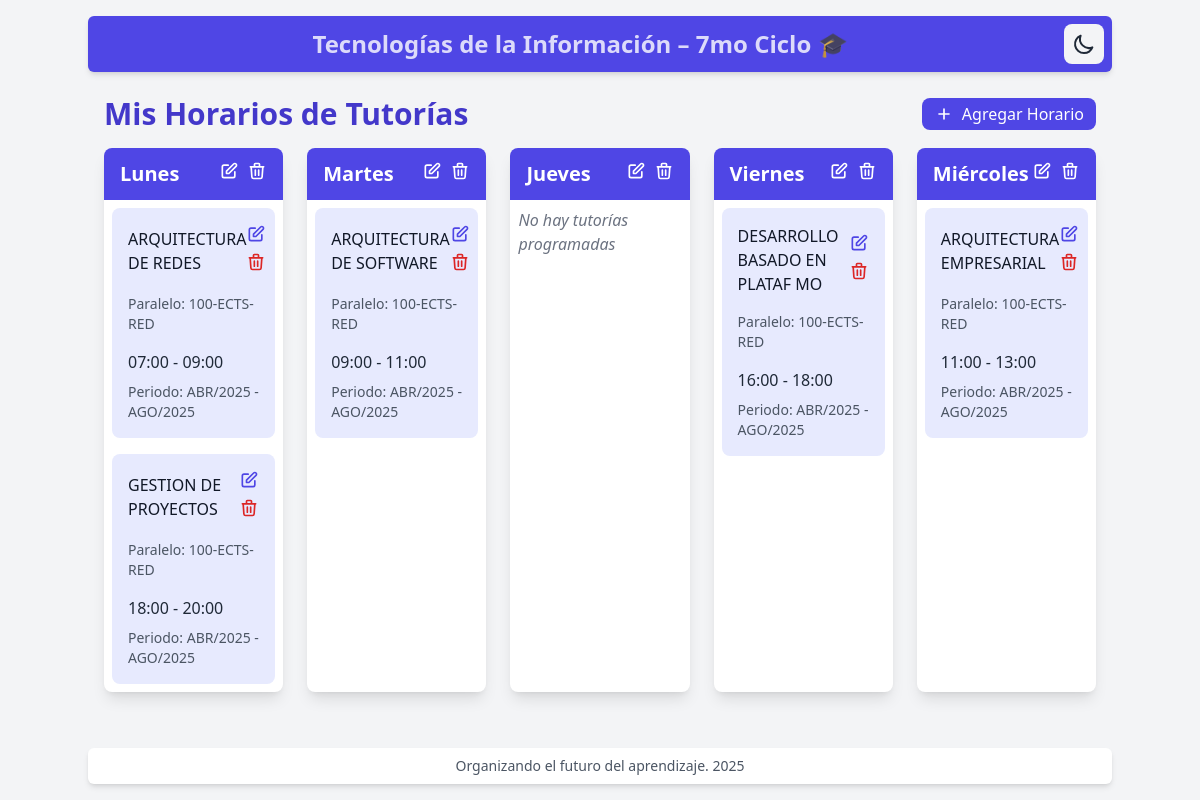
The app's page /, older data.
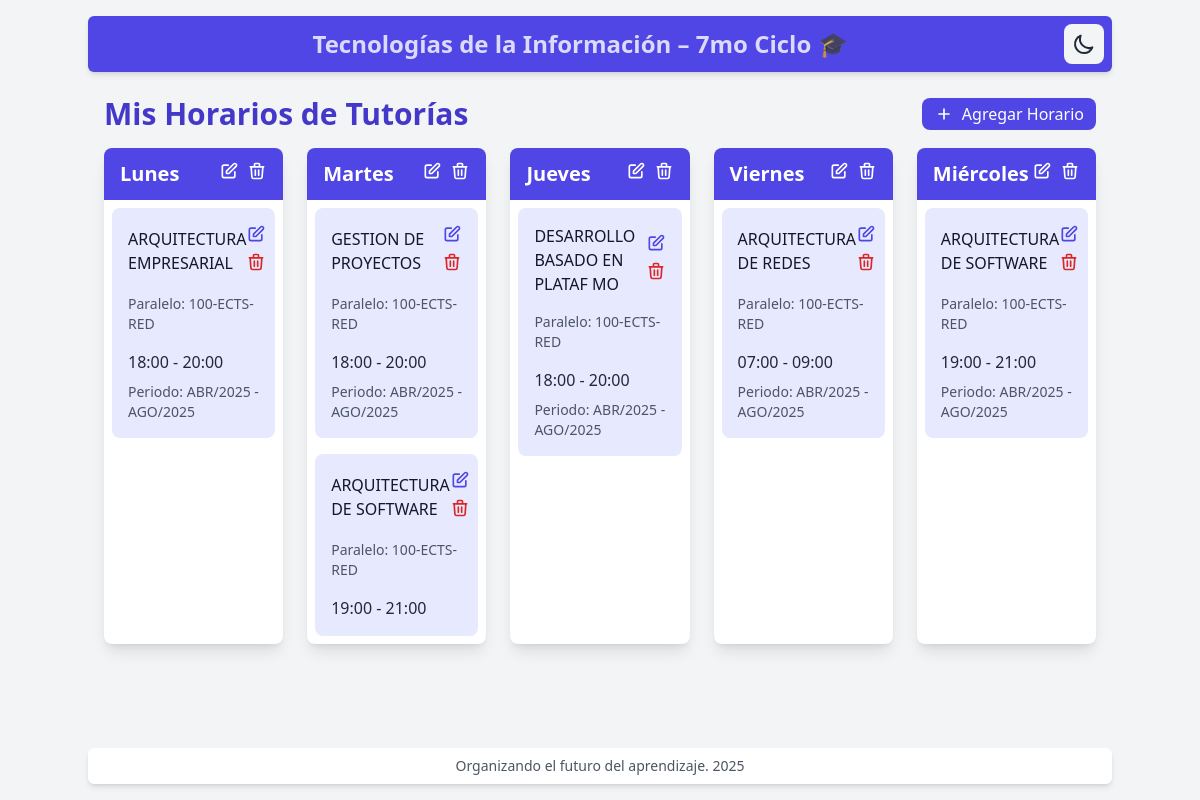
The same page, newer data.
### horarios/models.py (models this page shows, shortened)
class DiaSemana(models.Model):
    nombre = models.CharField(max_length=10, unique=True)  # Lunes, Martes, etc.
    orden = models.PositiveSmallIntegerField(default=1, verbose_name="Orden")
    class Meta:
        verbose_name = "Día de la Semana"
        verbose_name_plural = "Días de la Semana"

class HorarioTutoria(models.Model):
    materia = models.CharField(max_length=100, default='Sin materia')
    paralelo = models.CharField(max_length=50, blank=True, null=True, verbose_name="Paralelo")
    dia = models.ForeignKey(DiaSemana, on_delete=models.CASCADE)
    hora_inicio = models.TimeField()
    hora_fin = models.TimeField()
    notas = models.TextField(blank=True, null=True, verbose_name="Notas (Opcional)")
    url_curso = models.CharField(max_length=300, blank=True, null=True, verbose_name="URL del Curso")
    ruta_local = models.CharField(max_length=500, blank=True, null=True, verbose_name="Ruta Local")
    class Meta:
        verbose_name = "Horario de Tutoría"
        verbose_name_plural = "Horarios de Tutorías"
        ordering = ['dia', 'hora_inicio']

### horarios/views.py (the view)
# urls.py: path('', views.HorariosListView.as_view(), name='lista_horarios'),
class HorariosListView(ListView):
    model = DiaSemana
    template_name = 'horarios/horarios_list.html'
    context_object_name = 'dias_semana'
    ordering = ['orden']  # Ahora ordena por el campo 'orden'
    def get_queryset(self):
        return DiaSemana.objects.all().order_by('orden')

### horarios/templates/horarios/horarios_list.html (shortened to what this page needs)
{% extends 'base.html' %} {% block content %}
<div class="container mx-auto px-2 py-0">
  <div class="flex justify-between items-center mb-4">
    <h1 class="text-3xl font-bold text-indigo-700 dark:text-indigo-400">Mis Horarios de Tutorías</h1>
    <a href="{% url 'horarios:agregar_horario' %}" class="bg-indigo-600 text-white px-3 py-1 rounded-lg hover:bg-indigo-700 dark:bg-indigo-700 dark:hover:bg-indigo-800 transition-colors flex items-center">
      <svg class="w-5 h-5 mr-2" fill="none" stroke="currentColor" viewBox="0 0 24 24">
        <path stroke-linecap="round" stroke-linejoin="round" stroke-width="2" d="M12 6v6m0 0v6m0-6h6m-6 0H6" />
      </svg>
      Agregar Horario
    </a>
  </div>
  <div class="grid grid-cols-1 md:grid-cols-5 gap-6">
    {% for dia in dias_semana %}
    <div class="bg-white dark:bg-dark-card rounded-lg shadow-lg overflow-hidden transition-colors">
      <div class="bg-indigo-600 dark:bg-indigo-800 px-4 py-3">
        <div class="flex justify-between items-center">
          <h2 class="text-xl font-semibold text-white">{{ dia.nombre }}</h2>
          <div class="flex space-x-2">
            <a href="{% url 'horarios:editar_dia' dia.id %}" class="text-white hover:text-gray-200 transition-colors" title="Editar día">
              <svg class="w-5 h-5" fill="none" stroke="currentColor" viewBox="0 0 24 24">
                <path stroke-linecap="round" stroke-linejoin="round" stroke-width="2" d="M11 5H6a2 2 0 00-2 2v11a2 2 0 002 2h11a2 2 0 002-2v-5m-1.414-9.414a2 2 0 112.828 2.828L11.828 15H9v-2.828l8.586-8.586z" />
              </svg>
            </a>
            <form method="post" action="{% url 'horarios:eliminar_dia' dia.id %}" class="inline" onsubmit="return confirm('¿Estás seguro de eliminar este día? No se podrá eliminar si tiene horarios asociados.');">
              <button type="submit" class="text-white hover:text-red-200 transition-colors" title="Eliminar día">
                <svg class="w-5 h-5" fill="none" stroke="currentColor" viewBox="0 0 24 24">
                  <path stroke-linecap="round" stroke-linejoin="round" stroke-width="2" d="M19 7l-.867 12.142A2 2 0 0116.138 21H7.862a2 2 0 01-1.995-1.858L5 7m5 4v6m4-6v6m1-10V4a1 1 0 00-1-1h-4a1 1 0 00-1 1v3M4 7h16" />
                </svg>
              </button>
            </form>
          </div>
        </div>
      </div>
      <div class="p-2">
        {% for horario in dia.horariotutoria_set.all %}
        <div class="bg-[#e7eafe] dark:bg-indigo-900 rounded-lg p-4 mb-4 last:mb-0 transition-all duration-300 hover:shadow-2xl hover:scale-[1.03] hover:bg-indigo-100 dark:hover:bg-indigo-800 relative cursor-pointer horario-card" data-horario-id="{{ horario.id }}" data-materia="{{ horario.materia }}" data-paralelo="{{ horario.paralelo|default:'' }}" data-hora-inicio="{{ horario.hora_inicio|time:'H:i' }}" data-hora-fin="{{ horario.hora_fin|time:'H:i' }}" data-notas="{{ horario.notas|default:'' }}" data-url-curso="{{ horario.url_curso|default:'' }}" data-ruta-local="{{ horario.ruta_local|default:'' }}">
          <div class="flex justify-between items-center mb-4 pointer-events-none">
            <div class="flex items-center space-x-2">
              <h3 class="font-medium text-gray-900 dark:text-gray-100">{{ horario.materia }}</h3>
            </div>
            <div class="flex flex-col space-y-2">
              <a href="{% url 'horarios:editar_horario' horario.id %}" class="text-indigo-600 hover:text-indigo-800 dark:text-indigo-400 dark:hover:text-indigo-300 transition-colors pointer-events-auto" onclick="event.stopPropagation();">
                <svg class="w-5 h-5" fill="none" stroke="currentColor" viewBox="0 0 24 24">
                  <path stroke-linecap="round" stroke-linejoin="round" stroke-width="2" d="M11 5H6a2 2 0 00-2 2v11a2 2 0 002 2h11a2 2 0 002-2v-5m-1.414-9.414a2 2 0 112.828 2.828L11.828 15H9v-2.828l8.586-8.586z" />
                </svg>
              </a>
              <form method="post" action="{% url 'horarios:eliminar_horario' horario.id %}" class="inline pointer-events-auto" onsubmit="return confirm('¿Estás seguro de eliminar este horario?');" onclick="event.stopPropagation();">
                <button type="submit" class="text-red-600 hover:text-red-800 dark:text-red-400 dark:hover:text-red-300 transition-colors">
                  <svg class="w-5 h-5" fill="none" stroke="currentColor" viewBox="0 0 24 24">
                    <path stroke-linecap="round" stroke-linejoin="round" stroke-width="2" d="M19 7l-.867 12.142A2 2 0 0116.138 21H7.862a2 2 0 01-1.995-1.858L5 7m5 4v6m4-6v6m1-10V4a1 1 0 00-1-1h-4a1 1 0 00-1 1v3M4 7h16" />
                  </svg>
                </button>
              </form>
            </div>
          </div>
          {% if horario.paralelo %}
          <p class="text-sm text-gray-600 dark:text-gray-400 mb-4">Paralelo: {{ horario.paralelo }}</p>
          {% endif %}
          <p class="text-gray-800 dark:text-gray-200">{{ horario.hora_inicio|time:"H:i" }} - {{ horario.hora_fin|time:"H:i" }}</p>
          {% if horario.notas %}
          <p class="text-sm text-gray-600 dark:text-gray-400 mt-2">{{ horario.notas }}</p>
          {% endif %}
        </div>
        {% empty %}
        <p class="text-gray-500 dark:text-gray-400 italic">No hay tutorías programadas</p>
        {% endfor %}
      </div>
    </div>
    {% endfor %}
  </div>
</div>
{% endblock %}

### horarios/templates/base.html (shortened to what this page needs)
<!DOCTYPE html>
<html lang="es" class="h-full" x-data="{ darkMode: localStorage.getItem('darkMode') === 'true' }" x-init="$watch('darkMode', val => localStorage.setItem('darkMode', val))" :class="{ 'dark': darkMode }">
  <head>
    <script src="https://cdn.tailwindcss.com"></script>
  </head>
  <body class="bg-gray-100 dark:bg-dark-bg min-h-screen flex flex-col transition-colors duration-200">
    <header class="bg-indigo-600 dark:bg-gray-800 text-gray-800 dark:text-gray-100 p-2 shadow-md container mx-auto rounded-md my-4">
      <div class="flex items-center">
        <h1 class="text-2xl font-bold flex-grow text-center text-white text-opacity-80 dark:text-gray-300">Tecnologías de la Información – 7mo Ciclo 🎓</h1>
        <div class="flex items-center space-x-4">
          <button @click="darkMode = !darkMode" class="p-2 rounded-lg bg-gray-100 hover:bg-gray-200 dark:bg-gray-700 dark:hover:bg-gray-600 transition-colors" :aria-label="darkMode ? 'Activar modo claro' : 'Activar modo oscuro'">
            <svg x-show="!darkMode" class="w-6 h-6" fill="none" stroke="currentColor" viewBox="0 0 24 24">
              <path stroke-linecap="round" stroke-linejoin="round" stroke-width="2" d="M20.354 15.354A9 9 0 018.646 3.646 9.003 9.003 0 0012 21a9.003 9.003 0 008.354-5.646z" />
            </svg>
          </button>
        </div>
      </div>
    </header>
    <main class="container mx-auto p-2 flex-grow">
       {% block content %}{% endblock %}
    </main>
    <footer class="py-2 text-center text-gray-600 dark:text-gray-400 text-sm bg-white dark:bg-gray-800 container mx-auto rounded-md shadow-md my-4">
        <p>Organizando el futuro del aprendizaje. 2025</p>
    </footer>
  </body>
</html>

Row changes from the older to the newer data that the page shows:
changed DiaSemana "Lunes": gains HorarioTutoria (materia "ARQUITECTURA EMPRESARIAL", paralelo "100-ECTS-RED", hora_inicio "18:00", hora_fin "20:00", notas "Periodo: ABR/2025 - AGO/2025"); loses HorarioTutoria (materia "ARQUITECTURA DE REDES", paralelo "100-ECTS-RED", hora_inicio "07:00", hora_fin "09:00", notas "Periodo: ABR/2025 - AGO/2025"); loses HorarioTutoria (materia "GESTION DE PROYECTOS", paralelo "100-ECTS-RED", hora_inicio "18:00", hora_fin "20:00", notas "Periodo: ABR/2025 - AGO/2025")
changed DiaSemana "Martes": gains HorarioTutoria (materia "GESTION DE PROYECTOS", paralelo "100-ECTS-RED", hora_inicio "18:00", hora_fin "20:00", notas "Periodo: ABR/2025 - AGO/2025"); loses HorarioTutoria (materia "ARQUITECTURA DE SOFTWARE", paralelo "100-ECTS-RED", hora_inicio "09:00", hora_fin "11:00", notas "Periodo: ABR/2025 - AGO/2025")
added HorarioTutoria: materia "ARQUITECTURA DE SOFTWARE", paralelo "100-ECTS-RED", hora_inicio "19:00", hora_fin "21:00", shown under DiaSemana "Martes"
changed DiaSemana "Jueves": gains HorarioTutoria (materia "DESARROLLO BASADO EN PLATAF MO", paralelo "100-ECTS-RED", hora_inicio "18:00", hora_fin "20:00", notas "Periodo: ABR/2025 - AGO/2025"); no longer shows "No hay tutorías programadas"
changed DiaSemana "Viernes": gains HorarioTutoria (materia "ARQUITECTURA DE REDES", paralelo "100-ECTS-RED", hora_inicio "07:00", hora_fin "09:00", notas "Periodo: ABR/2025 - AGO/2025"); loses HorarioTutoria (materia "DESARROLLO BASADO EN PLATAF MO", paralelo "100-ECTS-RED", hora_inicio "16:00", hora_fin "18:00", notas "Periodo: ABR/2025 - AGO/2025")
changed DiaSemana "Miércoles": gains HorarioTutoria (materia "ARQUITECTURA DE SOFTWARE", paralelo "100-ECTS-RED", hora_inicio "19:00", hora_fin "21:00", notas "Periodo: ABR/2025 - AGO/2025"); loses HorarioTutoria (materia "ARQUITECTURA EMPRESARIAL", paralelo "100-ECTS-RED", hora_inicio "11:00", hora_fin "13:00", notas "Periodo: ABR/2025 - AGO/2025")
